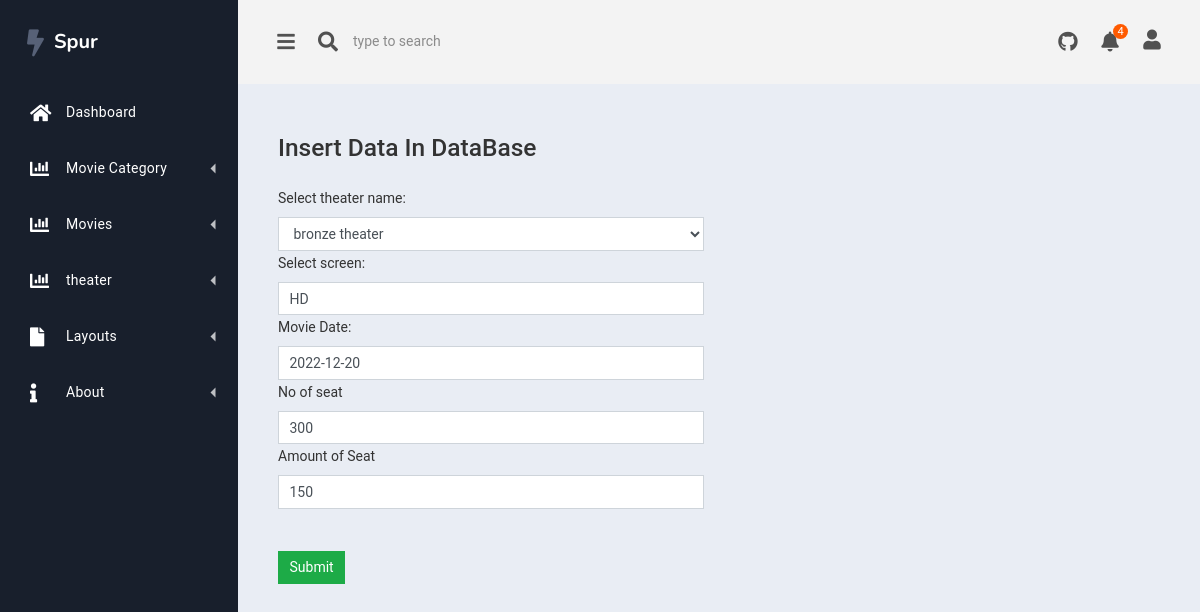
The app's page /AdminLayout/theaterEdit.php?id=6 (signed in) with its own data.
### tables this page shows
CREATE TABLE `theater` (
  `id` int(11) NOT NULL,
  `name` varchar(225) NOT NULL,
  `screen` varchar(225) NOT NULL,
  `date` date NOT NULL,
  `no_of_seat` int(11) NOT NULL,
  `amount_per_seat` varchar(225) NOT NULL,
  `movie_Product` int(11) NOT NULL
);

### AdminLayout/theaterEdit.php (the view, shortened to what this page needs)
<?php include 'header.php'; ?>
<?php include '../MainLayout/connection.php'; ?>
<link rel="stylesheet" href="//code.jquery.com/ui/1.13.2/themes/base/jquery-ui.css">
  <link rel="stylesheet" href="/resources/demos/style.css">
<?php
$Id = $_GET['id'];
$query = "select * from theater where id = $Id";
$res = mysqli_query($con, $query);
$data = mysqli_fetch_assoc($res);
?>
<main class="dash-content">
    <div class="content">
        <div class="container"> <br>
            <h3 >Insert Data In DataBase</h3> <br>
            <form action="theatercud.php" method="post"  enctype="multipart/form-data">
                <div class="row">
                    <div class="col-sm-12 col-lg-6" >
                        <label for="name">Select theater name:</label>
                            <select class="form-control wrap-input1"  name="theater">
                            <option value="bronze theater"
                            <?php if ($data['name'] == 'bronze theater') {
                                echo 'selected';
                            } ?>>bronze theater</option>
                        </select>
                        <label for="name">Select screen:</label>
                            <input type="text" class="form-control input1" id="Release" placeholder="Enter Movie screen" name="screen" id="datepicker" value = "<?= $data[
                                'screen'
                            ] ?>">
                            <label for="name">Movie Date:</label>
                            <input type="text" class="form-control input1" id="Release" placeholder="Enter Movie date" name="date" id="datepicker" value = "<?= $data[
                                'date'
                            ] ?>">
                            <label for="name">No of seat</label>
                            <input type="text" class="form-control input1" id="Description" placeholder="No of Seat" name="seats" value = "<?= $data[
                                'no_of_seat'
                            ] ?>">
                            <label for="name">Amount of Seat</label>
                            <input type="text" class="form-control input1" id="Release" placeholder="Enter Movie date" name="AmSeat" id="datepicker" value = "<?= $data[
                                'amount_per_seat'
                            ] ?>">
                        <button type="submit" class="btn btn-success mt-5" name="Upd" >Submit</button>
                        </div>
                    </div>
                </div>
        </div>
</main>

### records on screen
theater: theater "bronze theater", screen "HD", date "2022-12-20", seats "300", AmSeat "150"
